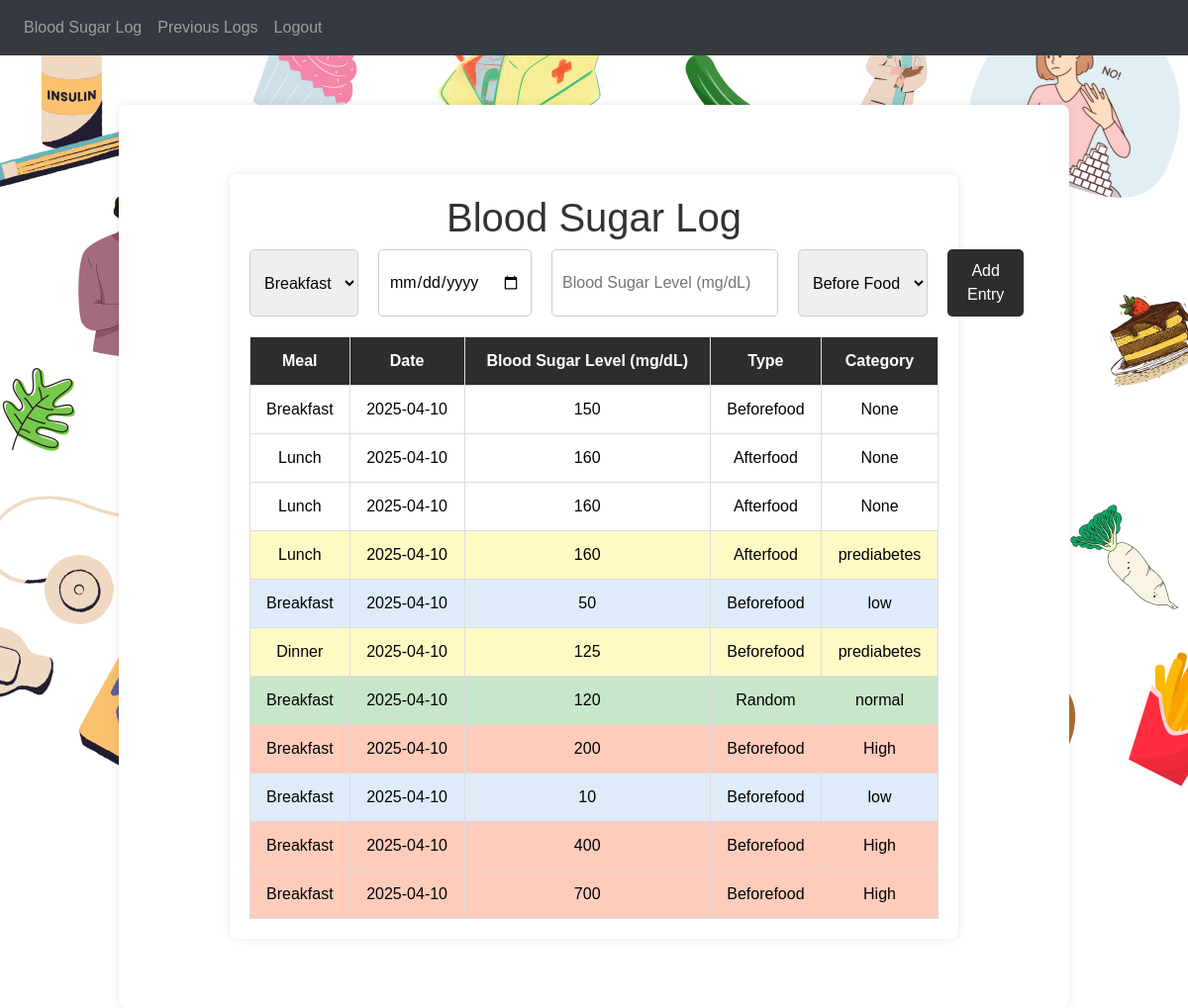
Screenshot of /home (signed in) with the database file from the repository.
### website/models.py (models this page shows)
class BloodSugar(db.Model):
    __tablename__ = 'blood_sugar_log'
    id = db.Column(db.Integer, primary_key=True)
    meal_time = db.Column(db.String(100))
    log_date = db.Column(db.String(100))
    blood_sugar_level = db.Column(db.Integer)
    sugar_type = db.Column(db.String(50))
    category = db.Column(db.String(50))
    user_id = db.Column(db.Integer, db.ForeignKey('user.id'), nullable=False)
    user = db.relationship('User', back_populates='blood_sugar_logs')

### website/views.py (the view, shortened to what this page needs)
@views.route('/home', methods=['GET', 'POST'])
@login_required
def add_blood_sugar():
    blood_sugar_logs = BloodSugar.query.filter_by(user_id=current_user.id).all()
    return render_template("home.html", user=current_user, blood_sugar_logs=blood_sugar_logs)

### website/__init__.py (called while the page is built)
def create_app():
    app = Flask(__name__)
    app.config['SECRET_KEY'] = 'hjshjhdjah kjshkjdhjs'
    app.config['SQLALCHEMY_DATABASE_URI'] = f'sqlite:///{DB_NAME}'
    db.init_app(app)
    from .views import views
    from .auth import auth
    app.register_blueprint(views, url_prefix='/')
    app.register_blueprint(auth, url_prefix='/')
    from .models import User, BloodSugar
    with app.app_context():
        db.create_all()
    login_manager = LoginManager()
    login_manager.login_view = 'auth.login'
    login_manager.init_app(app)
    @login_manager.user_loader
    def load_user(id):
        return User.query.get(int(id))
    return app

### website/templates/home.html (shortened to what this page needs)
{% extends "base.html" %}
{% block content %}
  <div class="container">
    <h1>Blood Sugar Log</h1>
    <form class="form-container" method="POST" action="/home">
      <select id="mealTime" name="meal_time">
        <option value="breakfast">Breakfast</option>
      </select>
      <input type="date" id="logDate" name="log_date" />
      <input type="number" id="bloodSugarLevel" name="blood_sugar_level" placeholder="Blood Sugar Level (mg/dL)" />
      <select id="sugarType" name="sugar_type">
        <option value="beforeFood">Before Food</option>
      </select>
      <button type="submit">Add Entry</button>
    </form>
    <table id="sugarLogTable">
      <thead>
        <tr>
          <th>Meal</th>
          <th>Date</th>
          <th>Blood Sugar Level (mg/dL)</th>
          <th>Type</th>
          <th>Category</th>
        </tr>
      </thead>
      <tbody>
        {% for log in blood_sugar_logs %}
          <tr class="{{ log.category | lower }}">
            <td>{{ log.meal_time | capitalize }}</td>
            <td>{{ log.log_date }}</td>
            <td>{{ log.blood_sugar_level }}</td>
            <td>{{ log.sugar_type | capitalize }}</td>
            <td>{{ log.category }}</td>
          </tr>
        {% endfor %}
      </tbody>
    </table>
  </div>
{% endblock %}

### website/templates/base.html (shortened to what this page needs)
<!DOCTYPE html>
<html>
  <head>
    <link
      rel="stylesheet"
      href="https://stackpath.bootstrapcdn.com/bootstrap/4.4.1/css/bootstrap.min.css"
    />
    <link
      rel="stylesheet"
      href="https://stackpath.bootstrapcdn.com/font-awesome/4.7.0/css/font-awesome.min.css"
    />
  </head>
  <body>
    <nav class="navbar navbar-expand-lg navbar-dark bg-dark">
      <div class="collapse navbar-collapse" id="navbar">
        <div class="navbar-nav">
          {% if user.is_authenticated %}
          <a class="nav-item nav-link" id="home" href="/home">Blood Sugar Log</a>
          <a class="nav-item nav-link" id="view_record" href="/view_record">Previous Logs</a>
          <a class="nav-item nav-link" id="logout" href="/logout">Logout</a>
          {% else %}
          <a class="nav-item nav-link" id="login" href="/login">Login</a>
          <a class="nav-item nav-link" id="signUp" href="/sign-up">Sign Up</a>
          {% endif %}
        </div>
      </div>
    </nav>
    <div class="container">{% block content %} {% endblock %}</div>
  </body>
</html>

### rows the page displays
BloodSugar: meal_time "Breakfast", log_date "2025-04-10", blood_sugar_level "150", sugar_type "Beforefood", category "None"
BloodSugar: meal_time "Lunch", log_date "2025-04-10", blood_sugar_level "160", sugar_type "Afterfood", category "None"
BloodSugar: meal_time "Lunch", log_date "2025-04-10", blood_sugar_level "160", sugar_type "Afterfood", category "None"
BloodSugar: meal_time "Lunch", log_date "2025-04-10", blood_sugar_level "160", sugar_type "Afterfood", category "prediabetes"
BloodSugar: meal_time "Breakfast", log_date "2025-04-10", blood_sugar_level "50", sugar_type "Beforefood", category "low"
BloodSugar: meal_time "Dinner", log_date "2025-04-10", blood_sugar_level "125", sugar_type "Beforefood", category "prediabetes"
BloodSugar: meal_time "Breakfast", log_date "2025-04-10", blood_sugar_level "120", sugar_type "Random", category "normal"
BloodSugar: meal_time "Breakfast", log_date "2025-04-10", blood_sugar_level "200", sugar_type "Beforefood", category "High"
BloodSugar: meal_time "Breakfast", log_date "2025-04-10", blood_sugar_level "10", sugar_type "Beforefood", category "low"
BloodSugar: meal_time "Breakfast", log_date "2025-04-10", blood_sugar_level "400", sugar_type "Beforefood", category "High"
BloodSugar: meal_time "Breakfast", log_date "2025-04-10", blood_sugar_level "700", sugar_type "Beforefood", category "High"
